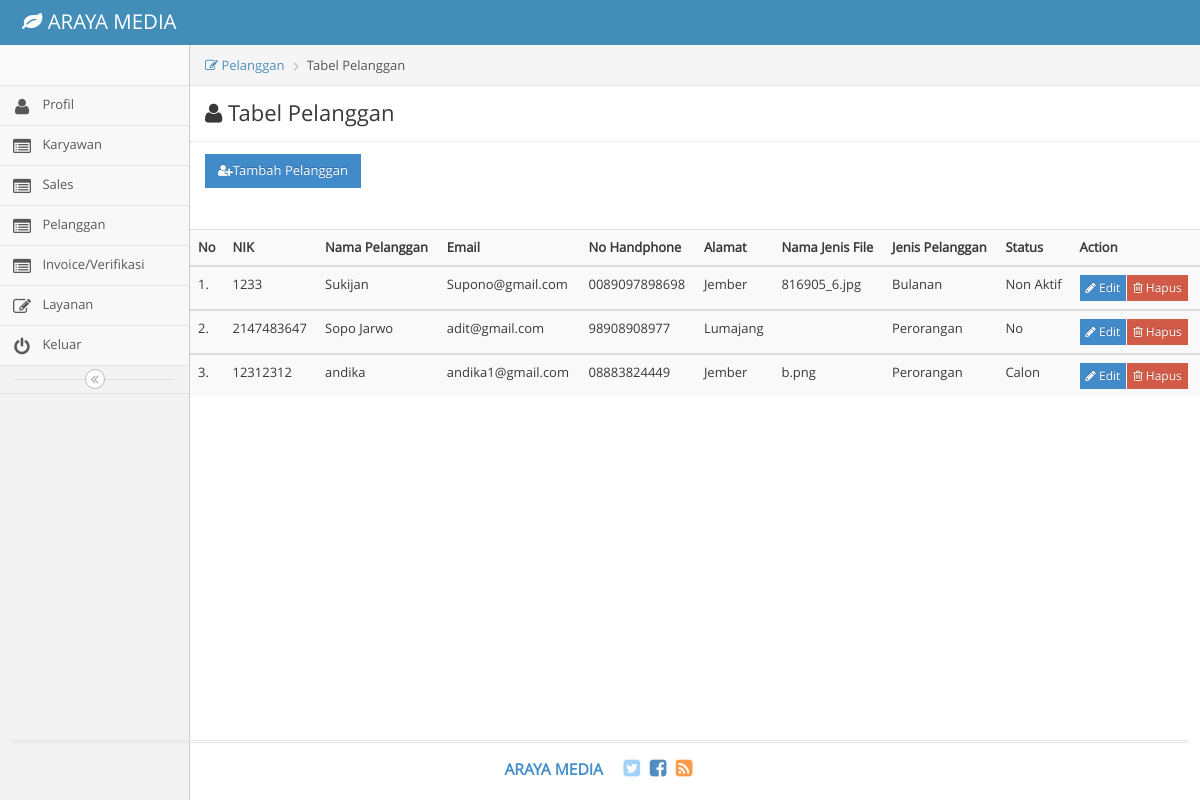
Before: /index.php/pelanggan_admin with the older database file.
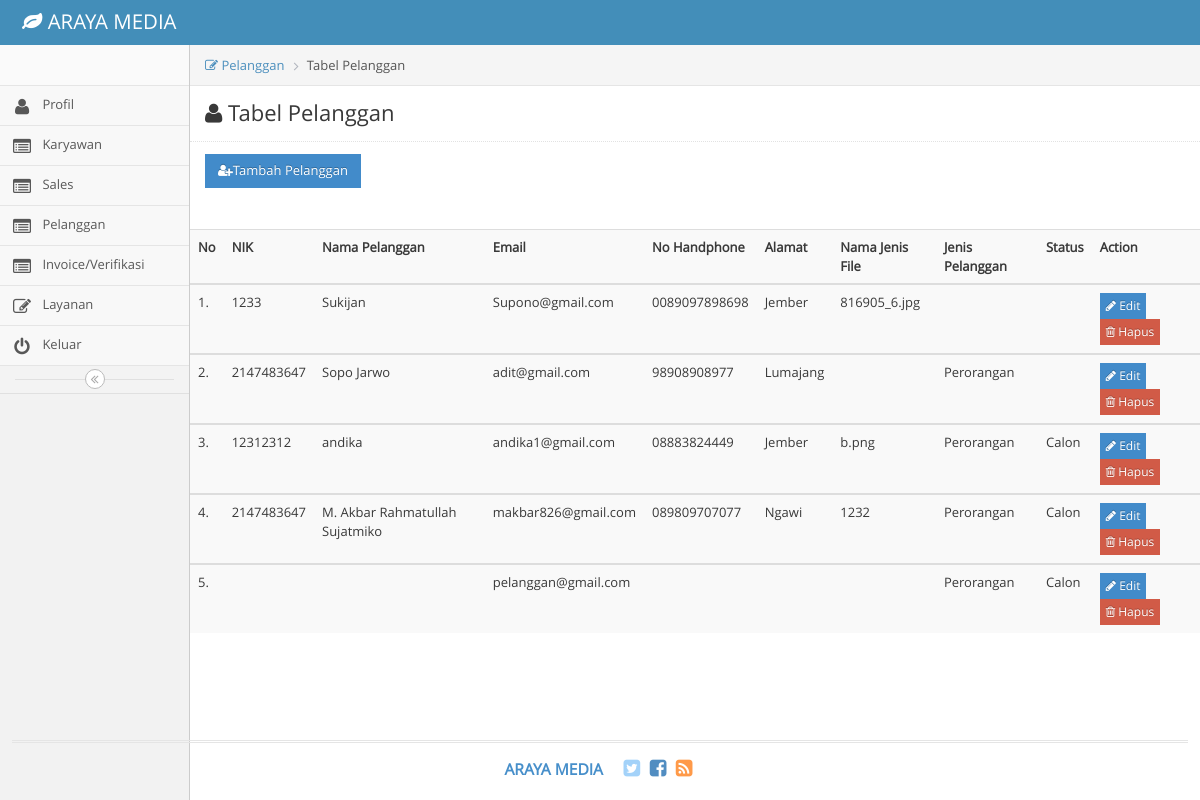
After: the same page with the newer database file.
### tables this page shows
CREATE TABLE `customer` (
  `id_Customer` int(11) NOT NULL,
  `id_Karyawan` int(11) DEFAULT NULL,
  `nama` varchar(45) DEFAULT NULL,
  `Email` varchar(45) DEFAULT NULL,
  `NoHp` varchar(45) DEFAULT NULL,
  `Password` varchar(45) DEFAULT NULL,
  `NIK` int(20) DEFAULT NULL,
  `Nama_JenisFile` text DEFAULT NULL,
  `Alamat` varchar(45) DEFAULT NULL,
  `Jenis_Pelanggan` enum('Perorangan','Perusahaan') DEFAULT NULL,
  `Status` enum('Calon','Aktif') DEFAULT NULL
);

### application/controllers/pelanggan_admin.php (called while the page is built, shortened)
<?php
class Pelanggan_admin extends CI_Controller {
	public function index()
	{
		$datapelanggan = $this->db->get("customer")->result();
		$data = array(
			'form' => 'pelanggan_admin',
			'customer' => $datapelanggan
		);
		$this->load->view('pelanggan_admin',$data);
	}
}

### index.php (called while the page is built, shortened)
<?php
require_once BASEPATH.'core/CodeIgniter.php';

### application/views/pelanggan_admin.php (the view, shortened to what the changed rows need)
<!DOCTYPE html>
<html lang="en">
	<head>
		<link rel="stylesheet" href="<?php echo base_url()?>assets/css/bootstrap.min.css" />
		<link rel="stylesheet" href="<?php echo base_url()?>assets/font-awesome/4.5.0/css/font-awesome.min.css" />
		<link rel="stylesheet" href="<?php echo base_url()?>assets/css/ace.min.css" class="ace-main-stylesheet" id="main-ace-style" />
		<link rel="stylesheet" href="<?php echo base_url()?>assets/css/ace-skins.min.css" />
		<link rel="stylesheet" href="<?php echo base_url()?>assets/css/ace-rtl.min.css" />
	</head>
	<body class="no-skin">
		<div class="main-container ace-save-state" id="main-container">
			<div class="main-content">
				<div class="main-content-inner">
					<section class="wrapper">
						<table class="table table-striped table-advance table-hover">
					                <tbody>
					                  <tr>
					                    <th><i class="icon_profile"></i> No</th>
					                    <th><i class="icon_mail_alt"></i> NIK</th>
					                  	<th><i class="icon_profile"></i> Nama Pelanggan</th>
					                    <th><i class="icon_calendar"></i> Email</th>
					                    <th><i class="icon_mail_alt"></i> No Handphone</th>
					                    <th><i class="icon_calendar"></i> Alamat</th>
					                    <th><i class="icon_calendar"></i> Nama Jenis File</th>
					                    <th><i class="icon_mail_alt"></i> Jenis Pelanggan</th>
					                    <th><i class="icon_calendar"></i> Status</th>
					                    <th><i class="icon_calendar"></i> Action</th>
					                  </tr>
					                  <tbody>
					                  <?php $nomor=1;foreach ($customer as $value) {?>
					                    <tr>
					                    <td><?php echo $nomor++?>.</td>
					                    <td><?php echo $value->NIK?></td>
					                    <td><?php echo $value->nama?></td>
					                    <td><?php echo $value->Email?></td>
					                    <td><?php echo $value->NoHp?></td>
					                    <td><?php echo $value->Alamat?></td>
					                    <td><?php echo $value->Nama_JenisFile?></td>
					                    <td><?php echo $value->Jenis_Pelanggan?></td>
					                    <td><?php echo $value->Status?></td>
					                    <td>
					                  	<div class="btn-group">
											<a href="<?php echo base_url()."index.php/pelanggan_admin/edit/".$value->id_Customer?>" class="btn btn-primary btn-xs">
												<i class="fa fa-pencil"></i> Edit
											</a>
											<a href="<?php echo base_url()."index.php/pelanggan_admin/delete/".$value->id_Customer?>" class="btn btn-danger btn-xs">
												<i class="fa fa-trash-o"></i> Hapus
											</a>
										</div>
						              </td>
						              </tr>
						          </tbody>
					</section>
						<?php
                    }
                    ?>
		</div>
	</body>
</html>

Changed rows visible on the page:
changed customer "Sukijan": Jenis_Pelanggan "Bulanan" → (not shown); Status "Non Aktif" → (not shown)
changed customer "Sopo Jarwo": Status "No" → (not shown)
added customer: NIK "2147483647", nama "M. Akbar Rahmatullah Sujatmiko", Email "makbar826@gmail.com", NoHp "089809707077", Alamat "Ngawi", Nama_JenisFile "1232", Jenis_Pelanggan "Perorangan", Status "Calon"
added customer: Email "pelanggan@gmail.com", Jenis_Pelanggan "Perorangan", Status "Calon"
